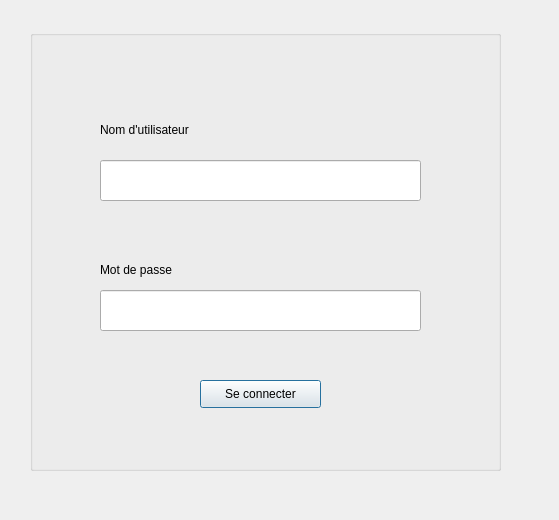
<?xml version="1.0" encoding="UTF-8"?>
<ui version="4.0">
 <class>LoggingIN</class>
 <widget class="QDialog" name="LoggingIN">
  <property name="geometry">
   <rect>
    <x>0</x>
    <y>0</y>
    <width>559</width>
    <height>520</height>
   </rect>
  </property>
  <property name="windowTitle">
   <string>Se Connecter</string>
  </property>
  <widget class="QGroupBox" name="groupBox">
   <property name="geometry">
    <rect>
     <x>30</x>
     <y>30</y>
     <width>471</width>
     <height>441</height>
    </rect>
   </property>
   <property name="title">
    <string/>
   </property>
   <widget class="QLineEdit" name="lineEdit_Nom_Abonne">
    <property name="geometry">
     <rect>
      <x>70</x>
      <y>130</y>
      <width>321</width>
      <height>41</height>
     </rect>
    </property>
   </widget>
   <widget class="QLineEdit" name="lineEdit_Motdepasse">
    <property name="geometry">
     <rect>
      <x>70</x>
      <y>260</y>
      <width>321</width>
      <height>41</height>
     </rect>
    </property>
   </widget>
   <widget class="QLabel" name="label_23">
    <property name="geometry">
     <rect>
      <x>70</x>
      <y>80</y>
      <width>171</width>
      <height>41</height>
     </rect>
    </property>
    <property name="frameShape">
     <enum>QFrame::NoFrame</enum>
    </property>
    <property name="text">
     <string>Nom d'utilisateur</string>
    </property>
    <property name="textFormat">
     <enum>Qt::RichText</enum>
    </property>
   </widget>
   <widget class="QLabel" name="label_24">
    <property name="geometry">
     <rect>
      <x>70</x>
      <y>220</y>
      <width>171</width>
      <height>41</height>
     </rect>
    </property>
    <property name="frameShape">
     <enum>QFrame::NoFrame</enum>
    </property>
    <property name="text">
     <string>Mot de passe</string>
    </property>
    <property name="textFormat">
     <enum>Qt::RichText</enum>
    </property>
   </widget>
   <widget class="QPushButton" name="pushButton_SeConnecter">
    <property name="geometry">
     <rect>
      <x>170</x>
      <y>350</y>
      <width>121</width>
      <height>28</height>
     </rect>
    </property>
    <property name="text">
     <string>Se connecter</string>
    </property>
   </widget>
  </widget>
 </widget>
 <resources/>
 <connections/>
</ui>
